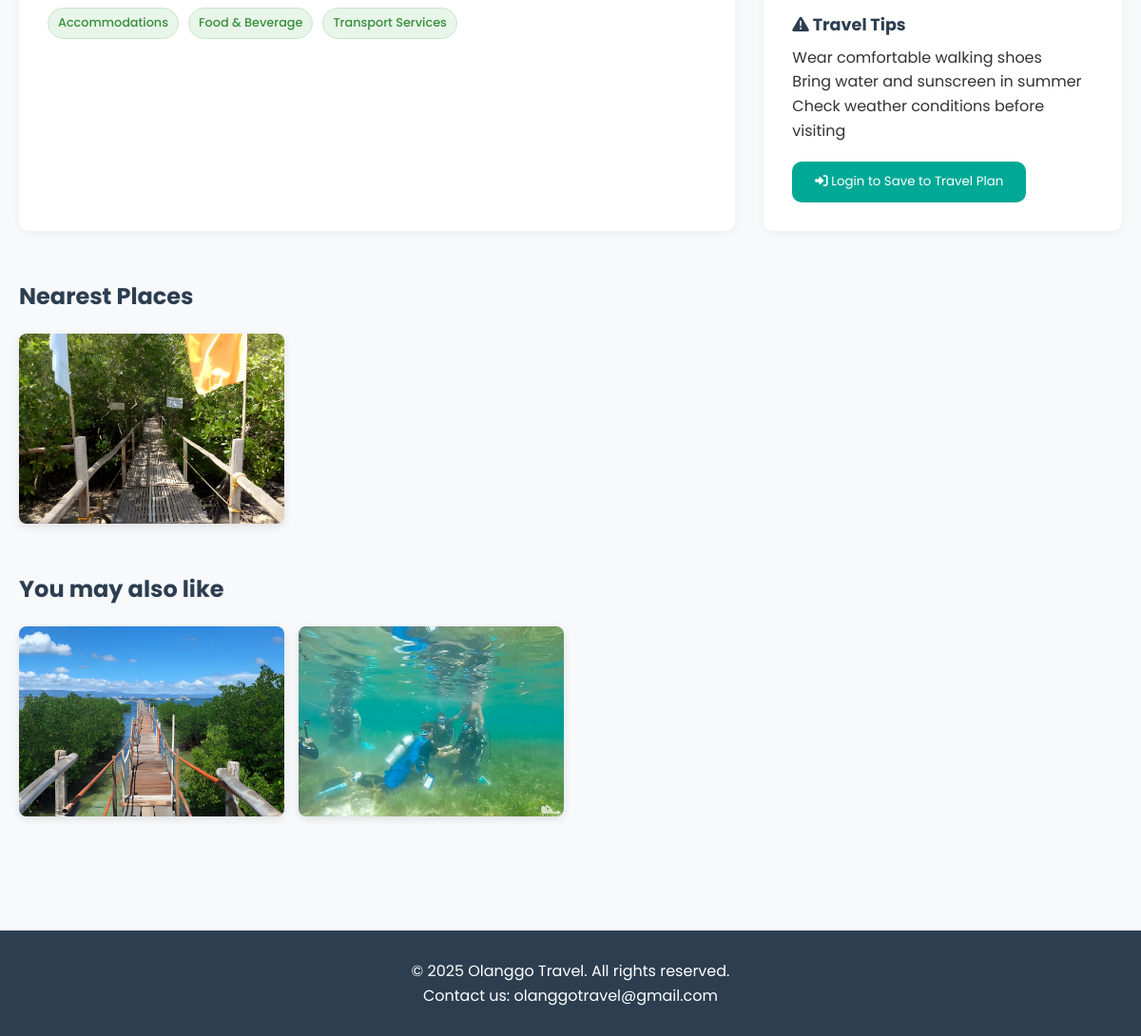
The page /otherPages/place-choice.php?place_id=8 (lower part) on the database as committed earlier.
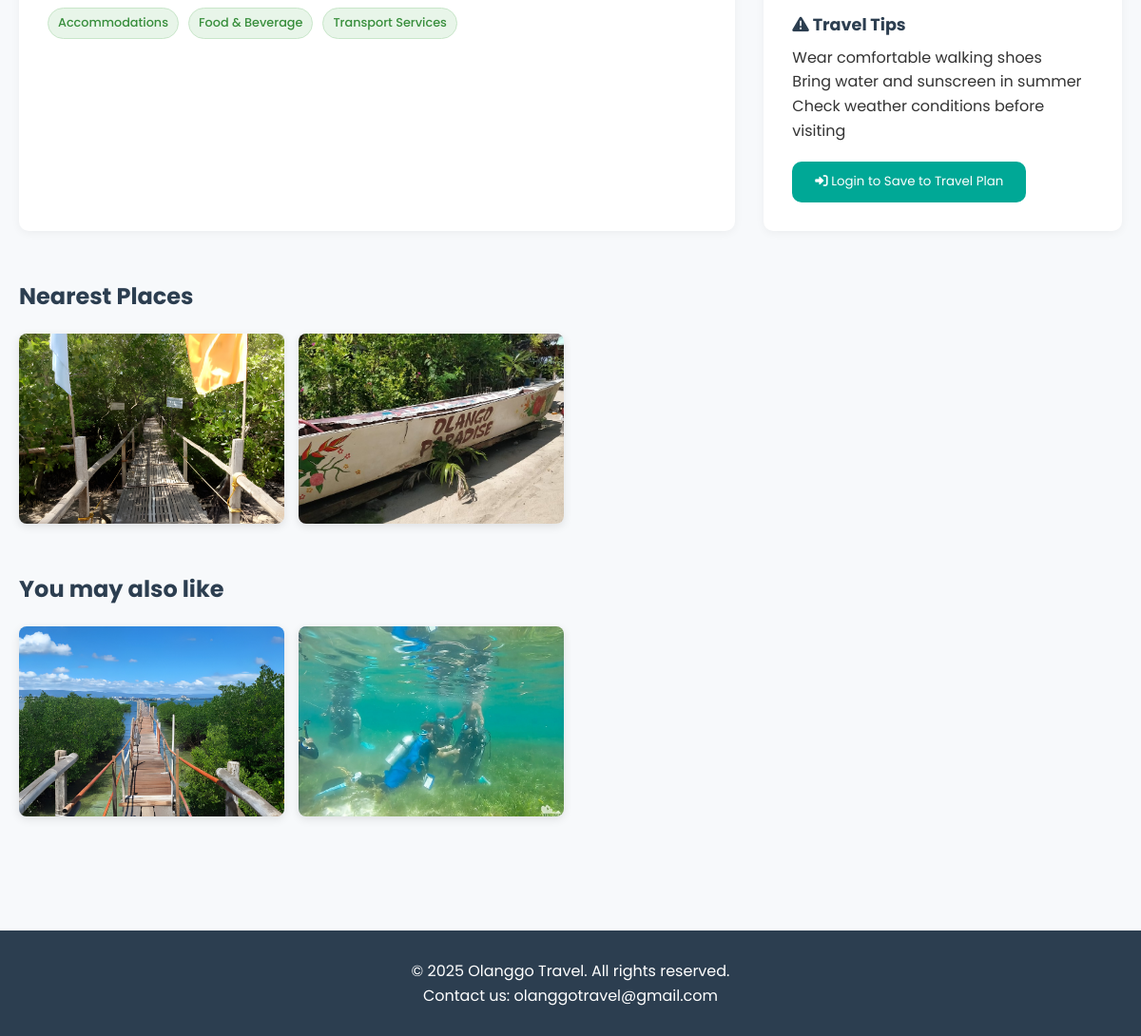
The same page on the database as committed later.
### tables this page shows
CREATE TABLE `place_categories` (
  `place_categories_id` int(11) NOT NULL,
  `staff_id` int(11) NOT NULL,
  `place_id` int(11) NOT NULL,
  `category_id` int(11) NOT NULL,
  `created_at` timestamp NOT NULL DEFAULT current_timestamp(),
  `updated_at` timestamp NOT NULL DEFAULT current_timestamp() ON UPDATE current_timestamp()
);

CREATE TABLE `categories` (
  `category_id` int(11) NOT NULL,
  `category_name` varchar(100) NOT NULL,
  `created_at` timestamp NOT NULL DEFAULT current_timestamp(),
  `updated_at` timestamp NOT NULL DEFAULT current_timestamp() ON UPDATE current_timestamp()
);

CREATE TABLE `places` (
  `place_id` int(11) NOT NULL,
  `staff_id` int(11) NOT NULL,
  `place_name` varchar(255) NOT NULL,
  `nearest_index` int(11) NOT NULL,
  `price_label` varchar(50) NOT NULL,
  `price` varchar(100) NOT NULL,
  `description` text NOT NULL,
  `duration` varchar(50) NOT NULL,
  `location_id` int(11) NOT NULL,
  `place_img` varchar(255) NOT NULL,
  `created_at` timestamp NOT NULL DEFAULT current_timestamp(),
  `updated_at` timestamp NOT NULL DEFAULT current_timestamp() ON UPDATE current_timestamp()
);

### database/database.php (called while the page is built, shortened)
<?php
class Database
{
    private $servername = "mysql:host=localhost;dbname=olanggodb";
    private $username = "root";
    private $password = "";
    private $defaultFetch = array(PDO::ATTR_DEFAULT_FETCH_MODE => PDO::FETCH_ASSOC);
    public function conn()
    {
        try {
            $this->conn = new PDO($this->servername, $this->username, $this->password, $this->defaultFetch);
            return $this->conn;
        } catch (PDOException $e) {
            echo "Error : " . $e->getMessage();
            exit;
        }
    }
    public function get_places()
    {
        $query = $this->conn()->prepare("SELECT * FROM places");
        $query->execute();
        $places = $query->fetchAll();
        return $places;
    }
    public function category_names($place_id)
    {
        $query = "SELECT pc.place_id, c.category_name, c.category_id
                  FROM place_categories pc
                  JOIN categories c ON c.category_id = pc.category_id
                  WHERE pc.place_id = ?";
        $stmt = $this->conn()->prepare($query);
        $stmt->execute([$place_id]);
        return $stmt->fetchAll();
    }
}
$data = new Database();

### otherPages/place-choice.php (the view, shortened to what this page needs)
<?php
include("../database/database.php");
$data->add_itinerary();
$data->remove_itinerary();
$places = $data->get_places();
$place_categories = $data->get_place_categories();
$current_place = null;
foreach ($places as $place) {
    if ($place['place_id'] == $_GET['place_id']) {
        $current_place = $place;
        break;
    }
}
?>
<!DOCTYPE html>
<html lang="en">
<head>
    <link rel="stylesheet" href="https://cdnjs.cloudflare.com/ajax/libs/font-awesome/6.0.0-beta3/css/all.min.css">
    <link rel="stylesheet" href="../assets/css/loading.css">
</head>
<body>
    <div class="container">
        <?php if ($current_place): ?>
            <div class="place-content">
                <div class="place-description">
                    <?php $activities = $data->category_names($_GET['place_id']); ?>
                    <div class="tag-list">
                        <?php foreach ($activities as $activity): ?>
                            <span class="tag1"><?php echo $activity['category_name']; ?></span>
                        <?php endforeach; ?>
                    </div>
                </div>
                <div class="place-details">
                    <div class="detail-item">
                        <h3><i class="fas fa-exclamation-triangle"></i> Travel Tips</h3>
                        <p>Wear comfortable walking shoes</p>
                        <p>Bring water and sunscreen in summer</p>
                        <p>Check weather conditions before visiting</p>
                    </div>
                    <div class="itinerary-btn">
                        <form action="" method="POST">
                            <?php
                            $place_has_itinerary = false;
                            ?>
                            <?php if (isset($_SESSION['user_id'])): ?>
                                <?php if ($place_has_itinerary): ?>
                                    <button type="submit" class="btn-remove" name="remove_itinerary">
                                        <i class="fas fa-minus-circle"></i> Remove to Plan
                                    </button>
                                <?php else: ?>
                                    <button type="submit" name="add_itinerary" class="btn-add">
                                        <i class="fas fa-plus-circle"></i> Save to Plan
                                    </button>
                                <?php endif; ?>
                            <?php else: ?>
                                <a href="login.php" class="btn-login">
                                    <button type="button" class="btn-add">
                                        <i class="fas fa-sign-in-alt"></i> Login to Save to Travel Plan
                                    </button>
                                </a>
                            <?php endif; ?>
                        </form>
                    </div>
                </div>
            </div>
            <div class="gallery-section">
                <h2>Nearest Places</h2>
                <div class="gallery-grid">
                    <?php $current_nearest_index = null; ?>
                    <?php foreach ($places as $place): ?>
                        <?php
                        if ($place['place_id'] == $_GET['place_id']) {
                            $current_nearest_index = $place['nearest_index'];
                            break;
                        }
                        ?>
                    <?php endforeach; ?>
                    <?php if ($current_nearest_index !== null): ?>
                        <?php $skip_first = true ?>
                        <?php foreach ($places as $place): ?>
                            <?php if ($place['nearest_index'] == $current_nearest_index && $place['place_id'] !== $_GET['place_id']): ?>
                                <?php
                                if ($skip_first) {
                                    $skip_first = false;
                                    continue;
                                }
                                ?>
                                <div class="gallery-item">
                                    <img src="../assets/images/<?php echo $place['place_img']; ?>" alt="Gallery image 1">
                                </div>
                            <?php endif; ?>
                        <?php endforeach; ?>
                    <?php endif; ?>
                </div>
            </div>
            <?php
            $place_categories_matched = [];
            foreach ($place_categories as $place_category) {
                if ($place_category['place_id'] == $_GET['place_id']) {
                    $place_categories_matched[] = $place_category['category_id'];
                }
            }
            ?>
            <div class="gallery-section">
                <?php
                $show_heading = false;
                foreach ($places as $place) {
                    if ($place['place_id'] == $_GET['place_id'])
                        continue;
                    $other_place_categories = [];
                    foreach ($place_categories as $pc) {
                        if ($pc['place_id'] == $place['place_id']) {
                            $other_place_categories[] = $pc['category_id'];
                        }
                    }
                    $shared_categories = array_intersect($place_categories_matched, $other_place_categories);
                    if (!empty($shared_categories)) {
                        $show_heading = true;
                        break;
                    }
                }
                if ($show_heading) {
                    echo '<h2>You may also like</h2>';
                }
                ?>
                <div class="gallery-grid">
                    <?php foreach ($places as $place): ?>
                        <?php
                        if ($place['place_id'] == $_GET['place_id'])
                            continue;
                        $other_place_categories = [];
                        foreach ($place_categories as $pc) {
                            if ($pc['place_id'] == $place['place_id']) {
                                $other_place_categories[] = $pc['category_id'];
                            }
                        }
                        $shared_categories = array_intersect($place_categories_matched, $other_place_categories);
                        ?>
                        <?php if (!empty($shared_categories)): ?>
                            <div class="gallery-item">
                                <img src="../assets/images/<?php echo $place['place_img']; ?>"
                                    alt="Gallery image of <?php echo $place['place_name']; ?>">
                            </div>
                        <?php endif; ?>
                    <?php endforeach; ?>
                </div>
            </div>
        <?php endif; ?>
    </div>
    <footer class="footer">
        <p>&copy; <?php echo date('Y'); ?> Olanggo Travel. All rights reserved.</p>
        <p>Contact us: olanggotravel@gmail.com</p>
    </footer>
</body>
</html>

### otherPages/place-choice.php (style rules this page uses)
* { box-sizing: border-box; margin: 0; padding: 0; font-family: 'Poppins', sans-serif,Tahoma, Geneva, Verdana; }
body { background-color: #f7f9fb; color: #333; line-height: 1.6; }
.container { max-width: 1200px; margin: 0 auto; padding: 20px; }
.place-content { display: grid; grid-template-columns: 2fr 1fr; gap: 30px; margin-bottom: 50px; }
.place-description { background: white; padding: 30px; border-radius: 10px; box-shadow: 0 2px 10px rgba(0, 0, 0, 0.05); }
.place-details { background: white; padding: 30px; border-radius: 10px; box-shadow: 0 2px 10px rgba(0, 0, 0, 0.05); }
.detail-item { margin-bottom: 20px; }
.detail-item h3 { color: #2c3e50; margin-bottom: 8px; font-size: 1.1em; }
.tag-list { display: flex; flex-wrap: wrap; gap: 10px; margin-top: 15px; }
.tag1 { background: #E8F5E9; color: #388E3C; padding: 5px 10px; border-radius: 20px; font-size: 0.8em; font-weight: 500; border: 1px solid #C8E6C9; }
.gallery-section { margin-bottom: 50px; }
.gallery-section h2 { margin-bottom: 20px; color: #2c3e50; }
.gallery-grid { display: grid; grid-template-columns: repeat(auto-fill, minmax(250px, 1fr)); gap: 15px; }
.gallery-item { height: 200px; border-radius: 8px; overflow: hidden; box-shadow: 0 3px 10px rgba(0, 0, 0, 0.1); }
.gallery-item img { width: 100%; height: 100%; object-fit: cover; transition: transform 0.3s ease; }
.footer { background: #2c3e50; color: white; padding: 30px 0; text-align: center; margin-top: 50px; }
.itinerary-btn .btn-add { font-family: 'Poppins', sans-serif; background-color: #00A896; color: #ffffff; border-radius: 10px; padding: 0.7rem 1.5rem; border: none; cursor: pointer; transition: 0.5s ease; }

Rows that differ between the two databases and show on the page:
added places: place_img (picture), shown under "Nearest Places"
